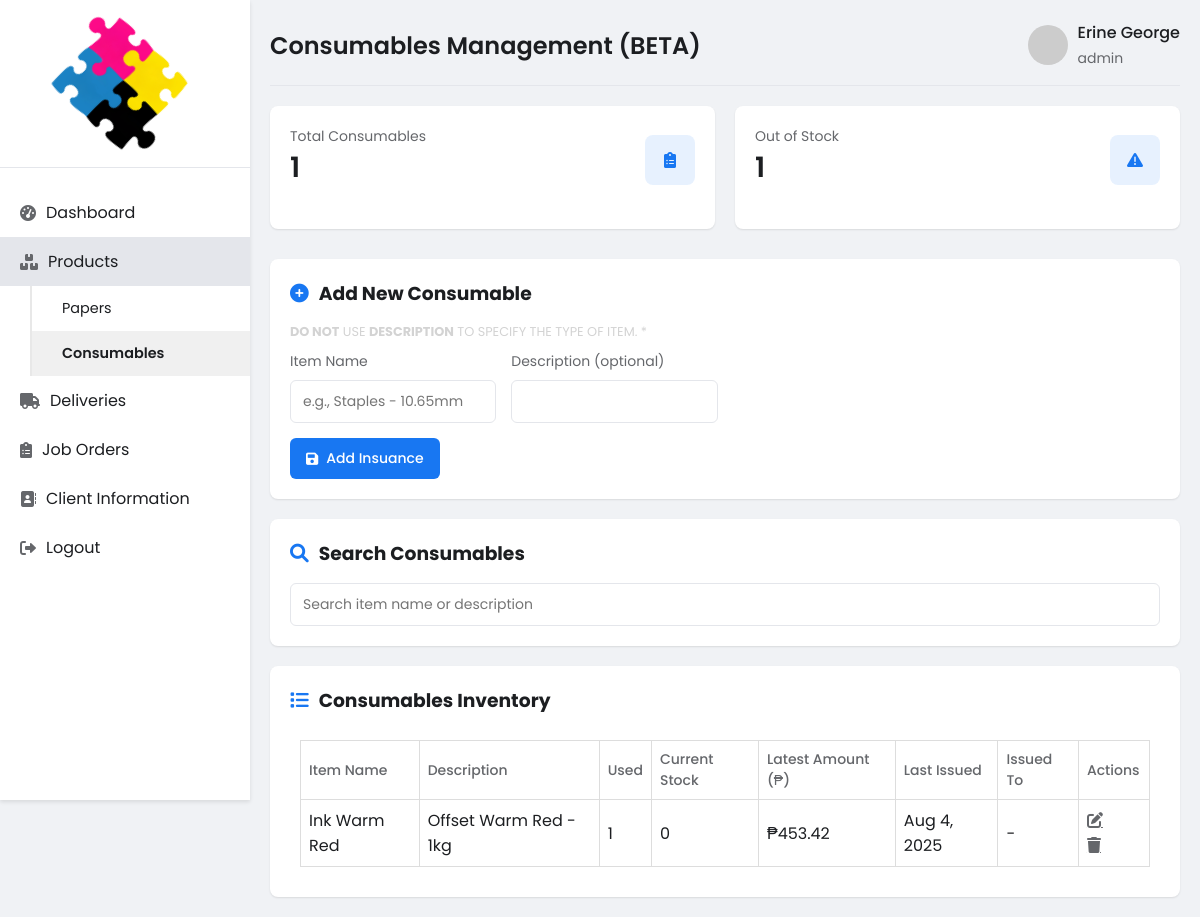
The page /pages/insuances.php (signed in) on the database its author committed.
### tables this page shows
CREATE TABLE `insuances` (
  `id` int(11) NOT NULL,
  `item_name` varchar(255) NOT NULL,
  `description` text DEFAULT NULL,
  `stock` int(11) DEFAULT 0,
  `date_issued` date DEFAULT NULL,
  `issued_by` int(11) DEFAULT NULL,
  `created_at` timestamp NULL DEFAULT current_timestamp()
);

### pages/insuances.php (the view, shortened to what this page needs)
<?php
require_once '../config/db.php';
$stock_result = $mysqli->query("
    SELECT
        ins.id AS item_id,
        ins.item_name AS insuance_name,
        ins.description,
        COALESCE(d.unit, '-') AS unit,
        COALESCE(SUM(d.delivered_quantity), 0) AS delivered_quantity,
        (
            SELECT COALESCE(SUM(u.quantity_used), 0)
            FROM insuance_usages u
            WHERE u.item_id = ins.id
        ) AS used_quantity,
        COALESCE(SUM(d.delivered_quantity), 0) - (
            SELECT COALESCE(SUM(u.quantity_used), 0)
            FROM insuance_usages u
            WHERE u.item_id = ins.id
        ) AS current_stock,
        (
            SELECT idl.amount_per_unit
            FROM insuance_delivery_logs idl
            WHERE idl.insuance_name = ins.item_name
            ORDER BY delivery_date DESC, id DESC
            LIMIT 1
        ) AS latest_amount,
        (
            SELECT MAX(u.date_issued)
            FROM insuance_usages u
            WHERE u.item_id = ins.id
        ) AS latest_used_date,
        (
            SELECT u.used_by_name
            FROM insuance_usages u
            WHERE u.item_id = ins.id AND u.used_by_name IS NOT NULL AND u.used_by_name != ''
            ORDER BY u.date_issued DESC, u.id DESC
            LIMIT 1
        ) AS latest_used_to,
        (
            SELECT usr.username
            FROM insuance_usages u
            LEFT JOIN users usr ON u.issued_by = usr.id
            WHERE u.item_id = ins.id
            ORDER BY u.date_issued DESC, u.id DESC
            LIMIT 1
        ) AS latest_issued_by
    FROM insuances ins
    LEFT JOIN insuance_delivery_logs d ON d.insuance_name = ins.item_name
    GROUP BY ins.id
");
$insuance_stock = $stock_result->fetch_all(MYSQLI_ASSOC);
$total_insuances = count($insuance_stock);
$out_of_stock = count(array_filter($insuance_stock, fn($i) => $i['current_stock'] <= 0));
?>
<!DOCTYPE html>
<html lang="en">
<head>
    <link rel="stylesheet" href="https://cdnjs.cloudflare.com/ajax/libs/font-awesome/6.0.0-beta3/css/all.min.css">
</head>
<body>
    <?php
    $currentPage = basename($_SERVER['PHP_SELF']);
    $isProductPage = in_array($currentPage, ['papers.php', 'insuances.php']);
    ?>
    <div class="sidebar-con">
        <div class="sidebar">
            <div class="brand">
                <img src="../assets/images/plainlogo.png" alt="">
            </div>
            <ul class="nav-menu">
                <li><a href="dashboard.php"><i class="fas fa-tachometer-alt"></i> <span>Dashboard</span></a></li>
                <li class="<?= $isProductPage ? 'active' : '' ?>">
                    <a href="papers.php">
                        <i class="fas fa-boxes"></i> <span>Products</span>
                    </a>
                    <ul class="submenu">
                        <li><a href="papers.php" class="<?= $currentPage == 'papers.php' ? 'activate' : '' ?>">Papers</a></li>
                        <li><a href="insuances.php" class="<?= $currentPage == 'insuances.php' ? 'activate' : '' ?>">Consumables</a></li>
                    </ul>
                </li>
                <li><a href="delivery.php"><i class="fas fa-truck"></i> <span>Deliveries</span></a></li>
                <li><a href="job_orders.php"><i class="fas fa-clipboard-list"></i> <span>Job Orders</span></a></li>
                <li><a href="clients.php"><i class="fa fa-address-book"></i> <span>Client Information</span></a></li>
                <li><a href="../accounts/logout.php"><i class="fas fa-sign-out-alt"></i> <span>Logout</span></a></li>
            </ul>
        </div>
    </div>
    <div class="main-content">
        <header class="header">
            <h1>Consumables Management (BETA)</h1>
            <div class="user-info">
                <img src="https://ui-avatars.com/api/?name=<?= urlencode($_SESSION['username']) ?>&background=random" alt="User">
                <div class="user-details">
                    <h4><?= htmlspecialchars($_SESSION['username']) ?></h4>
                    <small><?= $_SESSION['role'] ?></small>
                </div>
            </div>
        </header>
        <div class="stats-grid">
            <div class="stat-card">
                <div class="card-header">
                    <div>
                        <p>Total Consumables</p>
                        <h3><?= $total_insuances ?></h3>
                    </div>
                    <div class="card-icon">
                        <i class="fas fa-clipboard-list"></i>
                    </div>
                </div>
            </div>
            <div class="stat-card">
                <div class="card-header">
                    <div>
                        <p>Out of Stock</p>
                        <h3><?= $out_of_stock ?></h3>
                    </div>
                    <div class="card-icon">
                        <i class="fas fa-exclamation-triangle"></i>
                    </div>
                </div>
            </div>
        </div>
        <div class="form-card">
            <h3><i class="fas fa-plus-circle"></i>Add New Consumable</h3>
            <p style="font-size: 80%; color: lightgray; margin-bottom: 10px;"><strong>DO NOT</strong> USE <strong>DESCRIPTION</strong> TO SPECIFY THE TYPE OF ITEM. *</p>
            <form method="POST">
                <div class="form-grid">
                    <div class="form-group">
                        <label for="item_name">Item Name</label>
                        <input type="text" id="item_name" name="item_name" required placeholder="e.g., Staples - 10.65mm">
                    </div>
                    <div class="form-group">
                        <label for="description">Description (optional)</label>
                        <input type="text" id="description" name="description">
                    </div>
                </div>
                <button type="submit" class="btn"><i class="fas fa-save"></i> Add Insuance</button>
            </form>
        </div>
        <div class="form-card">
            <div class="form-group">
                <h3><i class="fas fa-search"></i>Search Consumables</h3>
                <input type="text" id="searchInput" placeholder="Search item name or description">
            </div>
        </div>
        <div class="table-card">
            <h3><i class="fas fa-list"></i>Consumables Inventory</h3>
            <div class="product-content">
                <table id="insuanceTable">
                    <thead>
                        <tr>
                            <th>Item Name</th>
                            <th>Description</th>
                            <th>Used</th>
                            <th>Current Stock</th>
                            <th>Latest Amount (₱)</th>
                            <th>Last Issued</th>
                            <?php if ($_SESSION['role'] === 'admin'): ?>
                                <th>Issued To</th>
                                <th>Actions</th>
                            <?php endif; ?>
                        </tr>
                    </thead>
                    <tbody>
                        <?php if (empty($insuance_stock)): ?>
                            <tr>
                                <td colspan="5" style="text-align:center; color:gray;">No insuances found</td>
                            </tr>
                        <?php else: ?>
                            <?php foreach ($insuance_stock as $item): ?>
                                <tr onclick="openInsuanceModal(<?= intval($item['item_id']) ?>)" class="clickable-row">
                                    <td><?= htmlspecialchars($item['insuance_name']) ?></td>
                                    <td><?= htmlspecialchars($item['description']) ?></td>
                                    <td><?= floatval($item['used_quantity']) ?></td>
                                    <td><?= floatval($item['current_stock']) ?></td>
                                    <td>₱<?= number_format(floatval($item['latest_amount']), 2) ?></td>
                                    <td><?= $item['latest_used_date'] ? date('M j, Y', strtotime($item['latest_used_date'])) : '-' ?></td>
                                    <?php if ($_SESSION['role'] === 'admin'): ?>
                                        <td><?= htmlspecialchars($item['latest_used_to'] ?? '-') ?></td>
                                        <td class="action-cell">
                                            <a href="edit_insuance.php?id=<?= $item['item_id'] ?>" class="fas fa-edit"></a>
                                            <a href="delete_insuance.php?id=<?= $item['item_id'] ?>" class="fas fa-trash" onclick="return confirm('Are you sure you want to delete this item?');"></a>
                                        </td>
                                    <?php endif; ?>
                                </tr>
                            <?php endforeach; ?>
                        <?php endif; ?>
                    </tbody>
                </table>
            </div>
        </div>
    </div>
</body>
</html>

### pages/insuances.php (style rules this page uses)
:root { --primary: #1877f2; --secondary: #166fe5; --light: #f0f2f5; --dark: #1c1e21; --gray: #65676b; --light-gray: #e4e6eb; --card-bg: #ffffff; --success: #42b72a; --danger: #ff4d4f; --warning: #faad14; }
* { margin: 0; padding: 0; box-sizing: border-box; font-family: "Poppins", sans-serif; }
body { background-color: var(--light); color: var(--dark); display: flex; min-height: 100vh; }
.sidebar { width: 250px; background-color: var(--card-bg); height: 100vh; position: fixed; box-shadow: 0 2px 4px rgba(0, 0, 0, 0.1); padding: 20px 0; }
.brand { padding: 0 20px 40px; border-bottom: 1px solid var(--light-gray); margin-bottom: 20px; }
.brand img { height: 100px; width: auto; padding-left: 40px; transform: rotate(45deg); }
.nav-menu { list-style: none; }
.nav-menu li a { display: flex; align-items: center; padding: 12px 20px; color: var(--dark); text-decoration: none; transition: background-color 0.3s; }
.nav-menu li a i { margin-right: 10px; color: var(--gray); }
.main-content { flex: 1; margin-left: 250px; padding: 20px; }
.header { display: flex; justify-content: space-between; align-items: center; margin-bottom: 20px; padding-bottom: 15px; border-bottom: 1px solid var(--light-gray); }
.header h1 { font-size: 24px; font-weight: 600; color: var(--dark); }
.user-info { display: flex; align-items: center; }
.user-info img { width: 40px; height: 40px; border-radius: 50%; margin-right: 10px; object-fit: cover; }
.user-details h4 { font-weight: 500; font-size: 16px; }
.user-details small { color: var(--gray); font-size: 14px; }
.stats-grid { display: grid; grid-template-columns: repeat(auto-fit, minmax(200px, 1fr)); gap: 20px; margin-bottom: 30px; }
.stat-card { background: var(--card-bg); border-radius: 8px; padding: 20px; box-shadow: 0 1px 2px rgba(0, 0, 0, 0.1); }
.stat-card .card-header { display: flex; justify-content: space-between; align-items: center; margin-bottom: 15px; }
.stat-card .card-icon { width: 50px; height: 50px; border-radius: 8px; display: flex; align-items: center; justify-content: center; background-color: rgba(24, 119, 242, 0.1); color: var(--primary); }
.stat-card h3 { font-size: 28px; font-weight: 600; margin-bottom: 5px; }
.stat-card p { color: var(--gray); font-size: 14px; }
.form-card { background: var(--card-bg); border-radius: 8px; padding: 20px; box-shadow: 0 1px 2px rgba(0, 0, 0, 0.1); margin-bottom: 20px; }
.form-card h3 { margin-bottom: 15px; display: flex; align-items: center; color: var(--dark); }
.form-card h3 i { margin-right: 10px; color: var(--primary); }
.form-card button { margin-top: 15px; }
.form-grid { display: grid; grid-template-columns: repeat(auto-fill, minmax(200px, 1fr)); gap: 15px; }
.form-group { margin-bottom: 0; }
.form-group label { display: block; margin-bottom: 8px; font-size: 14px; color: var(--gray); }
.form-group input, .form-group select, .form-group textarea { width: 100%; padding: 10px 12px; border: 1px solid var(--light-gray); border-radius: 6px; font-size: 14px; transition: border-color 0.3s; }
.btn { display: inline-flex; align-items: center; justify-content: center; padding: 10px 16px; background-color: var(--primary); color: white; border: none; border-radius: 6px; font-size: 14px; font-weight: 500; cursor: pointer; transition: background-color 0.3s; }
.btn i { margin-right: 8px; }
.table-card { background: var(--card-bg); border-radius: 8px; padding: 20px; box-shadow: 0 1px 2px rgba(0, 0, 0, 0.1); overflow: scroll; }
.table-card h3 { margin-bottom: 15px; display: flex; align-items: center; color: var(--dark); }
.table-card h3 i { margin-right: 10px; color: var(--primary); }
table { width: 100%; border-collapse: collapse; }
th, td { padding: 12px 15px; text-align: left; border-bottom: 1px solid var(--light-gray); }
th { font-weight: 500; color: var(--gray); font-size: 14px; }
tr td { transition: 0.3s; }
.clickable-row { cursor: pointer; }
.action-cell a { color: var(--gray); margin-right: 10px; transition: color 0.3s; z-index: 1000; }
.product-content { padding: 10px; overflow: scroll; }
.table-card table { width: 100%; border-collapse: collapse; }
.table-card table td, .table-card table th { padding: 8px; border: 1px solid #ddd; }
.nav-menu li.active>a { background-color: var(--light-gray); }
.submenu { font-size: 90%; list-style-type: none; margin-left: 30px; border-left: 2px solid #1c1c1c1a; }
.submenu li a { padding-left: 30px; }
.submenu li a.activate { font-weight: 600; background-color: #1c1c1c10; }
:root { --animate-duration: 300ms; }

### rows shown on the page
insuances: item_name "Ink Warm Red", description "Offset Warm Red - 1kg", used_quantity "1", current_stock "0", latest_amount "453.42", latest_used_date "Aug 4, 2025", latest_used_to "-"

### other values the page prints
$_SESSION['username'] "Erine George"
$_SESSION['role'] "admin"
$total_insuances "1"
$out_of_stock "1"
